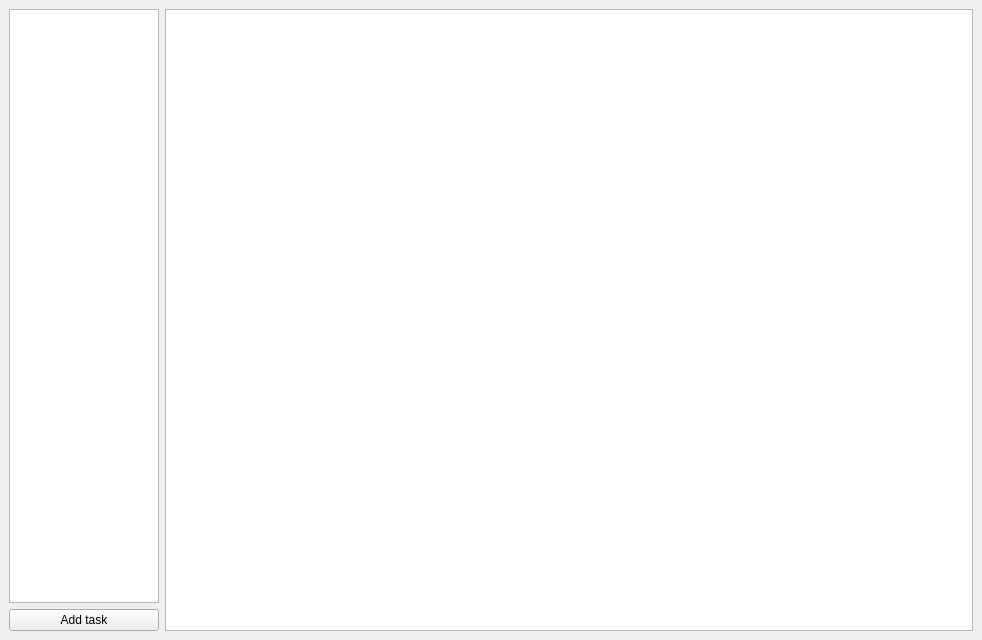
<?xml version="1.0" encoding="UTF-8"?>
<ui version="4.0">
 <class>MainWindow</class>
 <widget class="QMainWindow" name="MainWindow">
  <property name="geometry">
   <rect>
    <x>0</x>
    <y>0</y>
    <width>982</width>
    <height>640</height>
   </rect>
  </property>
  <property name="windowTitle">
   <string>ToDo</string>
  </property>
  <property name="autoFillBackground">
   <bool>true</bool>
  </property>
  <widget class="QWidget" name="centralwidget">
   <layout class="QHBoxLayout" name="horizontalLayout_2">
    <item>
     <layout class="QHBoxLayout" name="horizontalLayout">
      <item>
       <layout class="QVBoxLayout" name="verticalLayout">
        <item>
         <widget class="QListWidget" name="datas_lw">
          <property name="enabled">
           <bool>true</bool>
          </property>
          <property name="sizePolicy">
           <sizepolicy hsizetype="Minimum" vsizetype="Minimum">
            <horstretch>0</horstretch>
            <verstretch>0</verstretch>
           </sizepolicy>
          </property>
          <property name="maximumSize">
           <size>
            <width>150</width>
            <height>16777215</height>
           </size>
          </property>
         </widget>
        </item>
        <item>
         <widget class="QPushButton" name="add_task_btn">
          <property name="text">
           <string>Add task</string>
          </property>
         </widget>
        </item>
       </layout>
      </item>
      <item>
       <widget class="QListWidget" name="tasks_lw">
        <property name="minimumSize">
         <size>
          <width>450</width>
          <height>0</height>
         </size>
        </property>
       </widget>
      </item>
     </layout>
    </item>
   </layout>
  </widget>
 </widget>
 <resources/>
 <connections/>
</ui>
